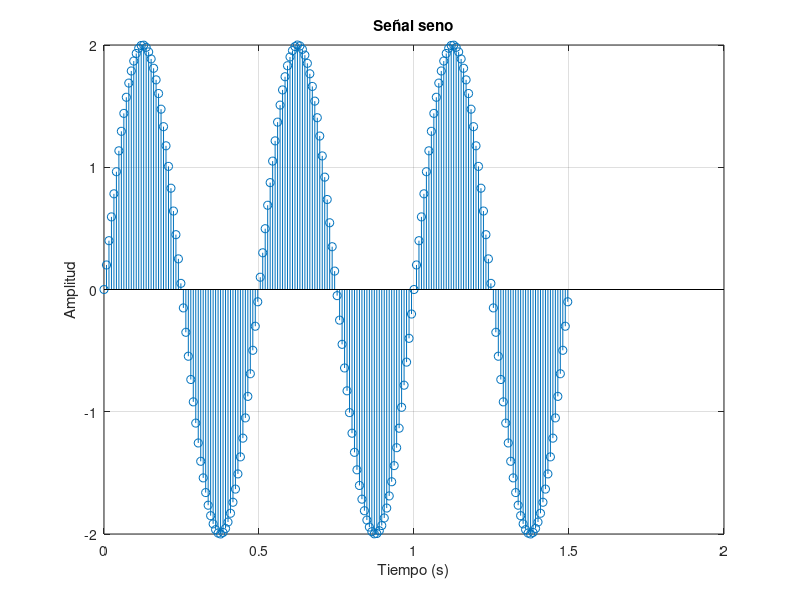
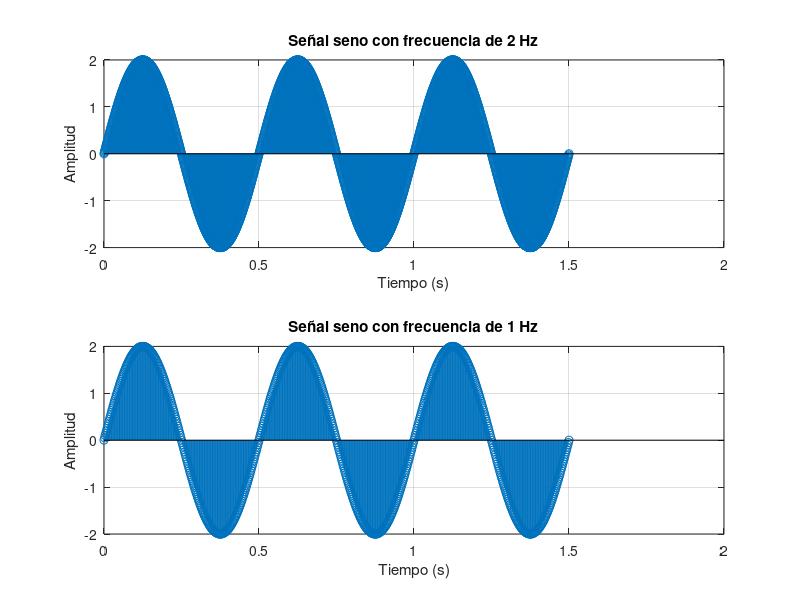
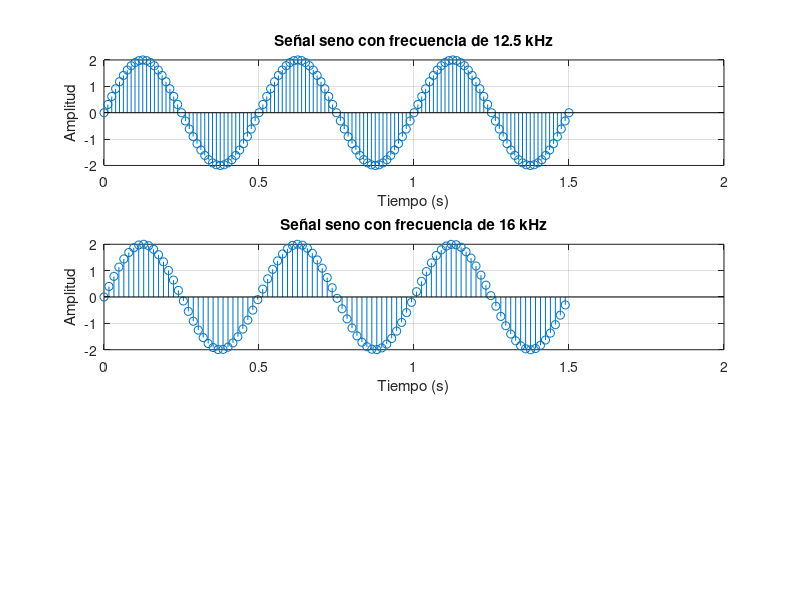

MATLAB code for these plots, in order:
% Entregable    1 - Teorema de Muestreo
% Grupo         5CV1
% Equipo        7
% Integrantes:
%              Hernandez Rodriguez Juan Uriel 
%              Vergara Martinez Brenda
%              García Quiroz Gustavo Ivan
%              Gutiérrez Jiménez Cinthia Nayelli 
%              Ramírez Carrillo José Emilio
%              Iturbide Serrano Uriel

% Definicion de eje x

t = [0:1/125:1.5];
xt = 2 * sin (4 * pi * t);

% Graficar
figure;
subplot(1,1,1);
stem(t,xt);
title('Señal seno');
xlabel('Tiempo (s)');
ylabel('Amplitud');
grid on;

% Frecuencia 1 kHz
t2 = [0:1/1000:1.5];
xt2 = 2 * sin(4 * pi * t2);

figure;
subplot(2,1,1);
stem(t2, xt2);
title('Señal seno con frecuencia de 2 Hz');
xlabel('Tiempo (s)');
ylabel('Amplitud');
grid on;

% Frecuencia 2 kHz
t1 = [0:1/500:1.5];
xt1 = 2 * sin(4 * pi * t1);

subplot(2,1,2);
stem(t1, xt1);
title('Señal seno con frecuencia de 1 Hz');
xlabel('Tiempo (s)');
ylabel('Amplitud');
grid on;

% Frecuencia 12.5 kHz
t8 = [0:1/80:1.5];
xt8 = 2 * sin(4 * pi * t8);

figure;
subplot(3,1,1);
stem(t8, xt8);
title('Señal seno con frecuencia de 12.5 kHz');
xlabel('Tiempo (s)');
ylabel('Amplitud');
grid on;

% Frecuencia 16 kHz
t16 = [0:1/62.5:1.5];
xt16 = 2 * sin(4 * pi * t16);

subplot(3,1,2);
stem(t16, xt16);
title('Señal seno con frecuencia de 16 kHz');
xlabel('Tiempo (s)');
ylabel('Amplitud');
grid on;

% Requerimientos para la practica
% a) Teoria
% b) Reporte y screenshot de la imagen
% c) proponer 2 frecuencias menores con codigo y screenshot
% d) proponer 2 frecuencias mayores con codigo y screenshot
% e) Conclusiones 
